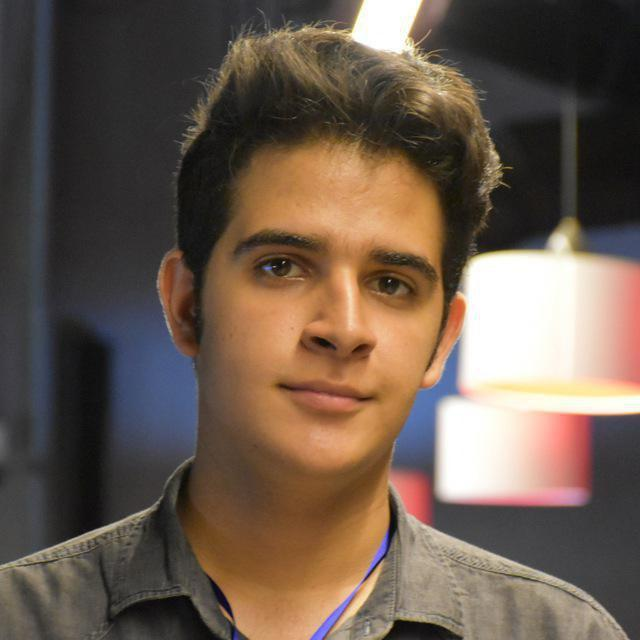
#> input picture Image Morphing/sample 1/first.jpg, 640 x 640 px, found by its file name
$ python ImageMorphing.py
#> lines starting #> are read from the running program, lines starting #| are printed output that depends on the picture; after the words box and inside, x2 and y2 are one past the last pixel; in counts of white or black regions, pixels touching at a corner belong together
import numpy as np
import cv2
from scipy.spatial import Delaunay
import os

first, last = cv2.imread("first.jpg"), cv2.imread("last.jpg")
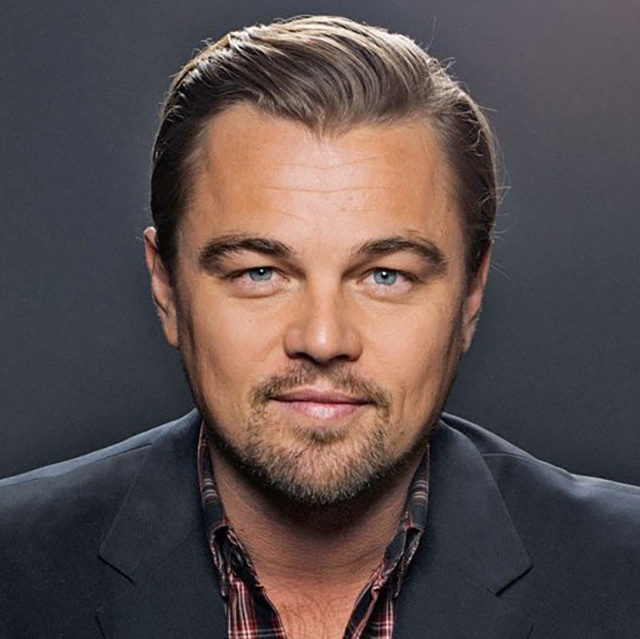
#> input picture Image Morphing/sample 1/last.jpg, 640 x 639 px, found by its file name
#> first is the input picture: shape (640, 640, 3); mean B, G, R 78.2, 91, 107.6
#> last is the input picture: shape (639, 640, 3); mean B, G, R 76.1, 77.6, 90.3


def first_points_getter(event, x, y, flags, param):
    global first
    file = open("first_points.txt", 'a')
    if event == cv2.EVENT_LBUTTONDOWN:
        file.write(str(x) + " " + str(y) + "\n")
        cv2.rectangle(first, (x-1, y-1), (x+1, y+1), (0, 0, 255), 2)
        cv2.imshow("first image - press s to save", first)
    file.close()


def last_points_getter(event, x, y, flags, param):
    global last
    file = open("last_points.txt", 'a')
    if event == cv2.EVENT_LBUTTONDOWN:
        file.write(str(x) + " " + str(y) + "\n")
        cv2.rectangle(last, (x - 1, y - 1), (x + 1, y + 1), (0, 0, 255), 2)
        cv2.imshow("last image - press s to save", last)
    file.close()


def main():
    first = cv2.imread("first.jpg").astype(np.float32)
    last = cv2.imread("last.jpg").astype(np.float32)

    has_point_file = input("Do you have selected point files?(y/n)")
#> the answer given: y
    if has_point_file.split()[0] == 'n':
        first_image_name = "first image - press s to save"
        last_image_name = "last image - press s to save"
        open("first_points.txt", 'w').close()
        open("last_points.txt", 'w').close()
        cv2.namedWindow(first_image_name)
        cv2.namedWindow(last_image_name)
        cv2.setMouseCallback(first_image_name, first_points_getter)
        cv2.setMouseCallback(last_image_name, last_points_getter)
        cv2.imshow("first image - press s to save", first.astype(np.uint8))
        cv2.imshow("last image - press s to save", last.astype(np.uint8))
        while True:
            key = cv2.waitKey(1) & 0xFF
            if key == ord('s'):
                break
        cv2.destroyAllWindows()
        # calc n
        cnt = 0
        with open("first_points.txt", 'r') as f:
            for line in f:
                cnt += 1
            f.close()

        with open("first_points.txt", 'r+') as f:
            content = f.read()
            f.seek(0, 0)
            line = str(cnt)
            f.write(line.rstrip('\r\n') + '\n' + content)
            f.close()

    first_points_file = open("first_points.txt", 'r')
#> (reads Image Morphing/sample 1/first_points.txt from the repository)
    last_points_file = open("last_points.txt", 'r')
#> (reads Image Morphing/sample 1/last_points.txt from the repository)

    n = int(next(first_points_file))
    first_points = np.zeros((n+5, 2))
    last_points = np.zeros_like(first_points)
    for i in range(n):
        x, y = [float(x) for x in next(first_points_file).split()]
        first_points[i] = (x, y)
        x, y = [float(x) for x in next(last_points_file).split()]
        last_points[i] = (x, y)

    w1, h1 = len(first[0]), len(first)
#> w1 = 640; h1 = 640
    w2, h2 = len(last[0]), len(last)
#> w2 = 640; h2 = 639
    w, h = max(w1, w2), max(h1, h2)
#> w = 640; h = 640
    first_points[n] = (0, 0)
    first_points[n+1] = (w1-1, 0)
    first_points[n+2] = (0, h1-1)
    first_points[n+3] = (w1-1, h1-1)
    first_points[n+4] = (w1/2, h1-1)
    last_points[n] = (0, 0)
    last_points[n + 1] = (w2-1, 0)
    last_points[n + 2] = (0, h2-1)
    last_points[n + 3] = (w2 - 1, h2 - 1)
    last_points[n+4] = (w2/2, h2-1)

    tri = Delaunay(first_points)

    m = int(input("Enter the number of pics to be generated:").split()[0])
#> the answer given: 3

    path = os.path.join(os.getcwd(), "generated_pics")
    if not os.path.exists(path):
        os.mkdir(path)
    for i in range(m):
        t = (m - i - 1) / (m-1)
        cur = (t * first_points + (1-t) * last_points).astype(np.float32)
        output = np.zeros((h, w, 3))
        first_warped = np.zeros_like(output)
        last_warped = np.zeros_like(output)
        for j in range(len(tri.simplices)):
            inds = tri.simplices[j]
            mask_img = np.zeros_like(output)
            cv2.fillConvexPoly(mask_img, (cur[inds]).astype(np.int32), (255, 255, 255))
            mask = (mask_img == 255)
            # calc first warped
            warp_mat = cv2.getAffineTransform((first_points[inds]).astype(np.float32), cur[inds])
            first_warped[mask] = (cv2.warpAffine(first, warp_mat, (w, h)))[mask]
            # calc last warped
            warp_mat = cv2.getAffineTransform((last_points[inds]).astype(np.float32), cur[inds])
            last_warped[mask] = (cv2.warpAffine(last, warp_mat, (w, h)))[mask]
        output = t * first_warped + (1-t) * last_warped
        cv2.imwrite("generated_pics/output"+str(i+1)+".jpg", output.astype(np.uint8))
        print("the " + str(i+1) + "th image has been made")
#> this loop made 3 passes
#> pass 2, in main, `cv2.imwrite("generated_pics/output"+str(i+1)+".jpg", output.astype(np...`:
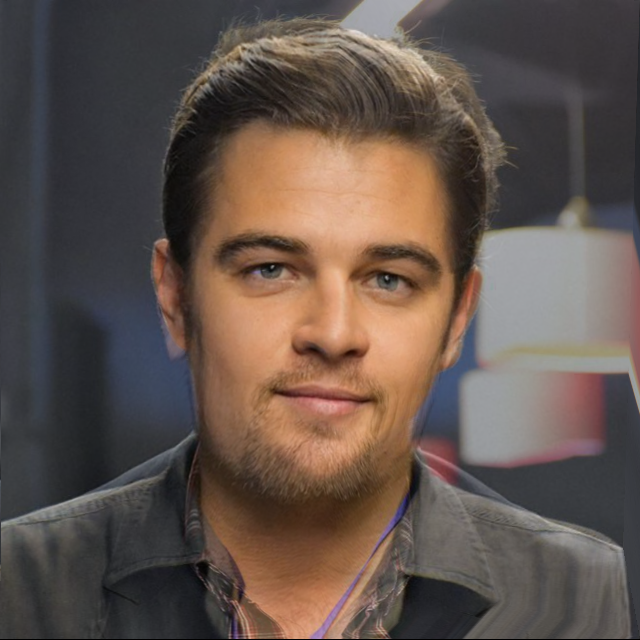
#> saved as output2.jpg: shape (640, 640, 3); mean B, G, R 76.2, 83.6, 98.1
#> after the loop:
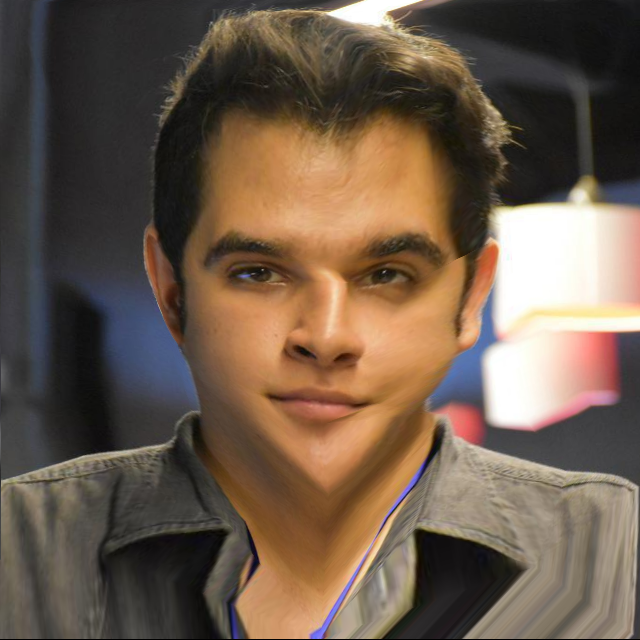
#> first_warped: shape (640, 640, 3) float64; mean B, G, R 75.9, 91.4, 109.5
#> after the loop:
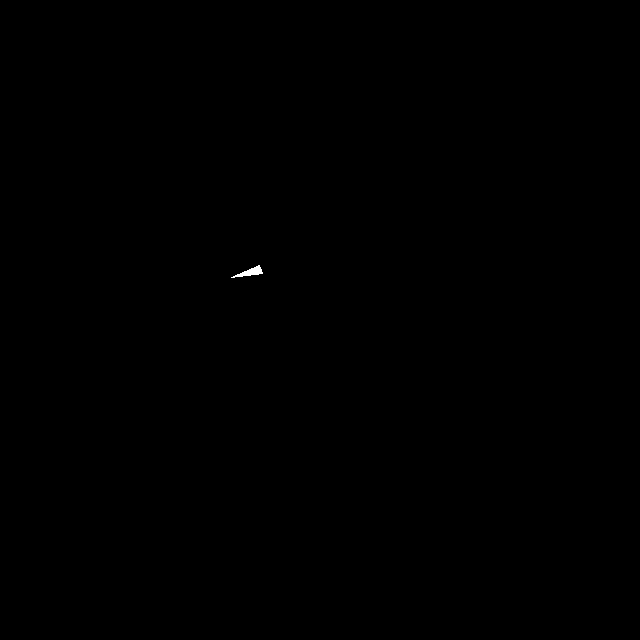
#> mask_img: shape (640, 640, 3) float64; 0.04% white; 1 white region, box (x1, y1, x2, y2) and area: (231, 265, 263, 278) 165


if __name__ == '__main__':
    main()
